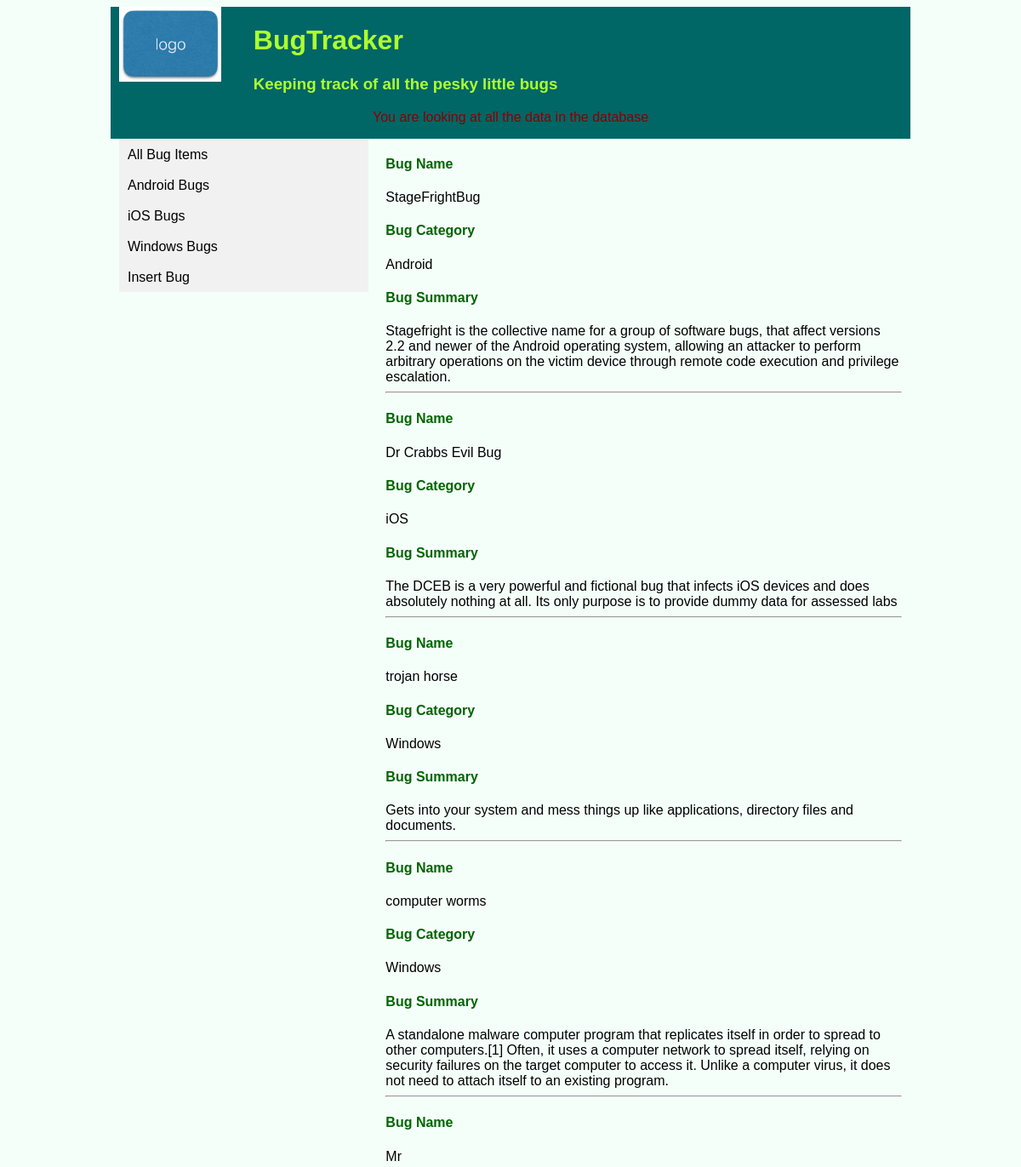
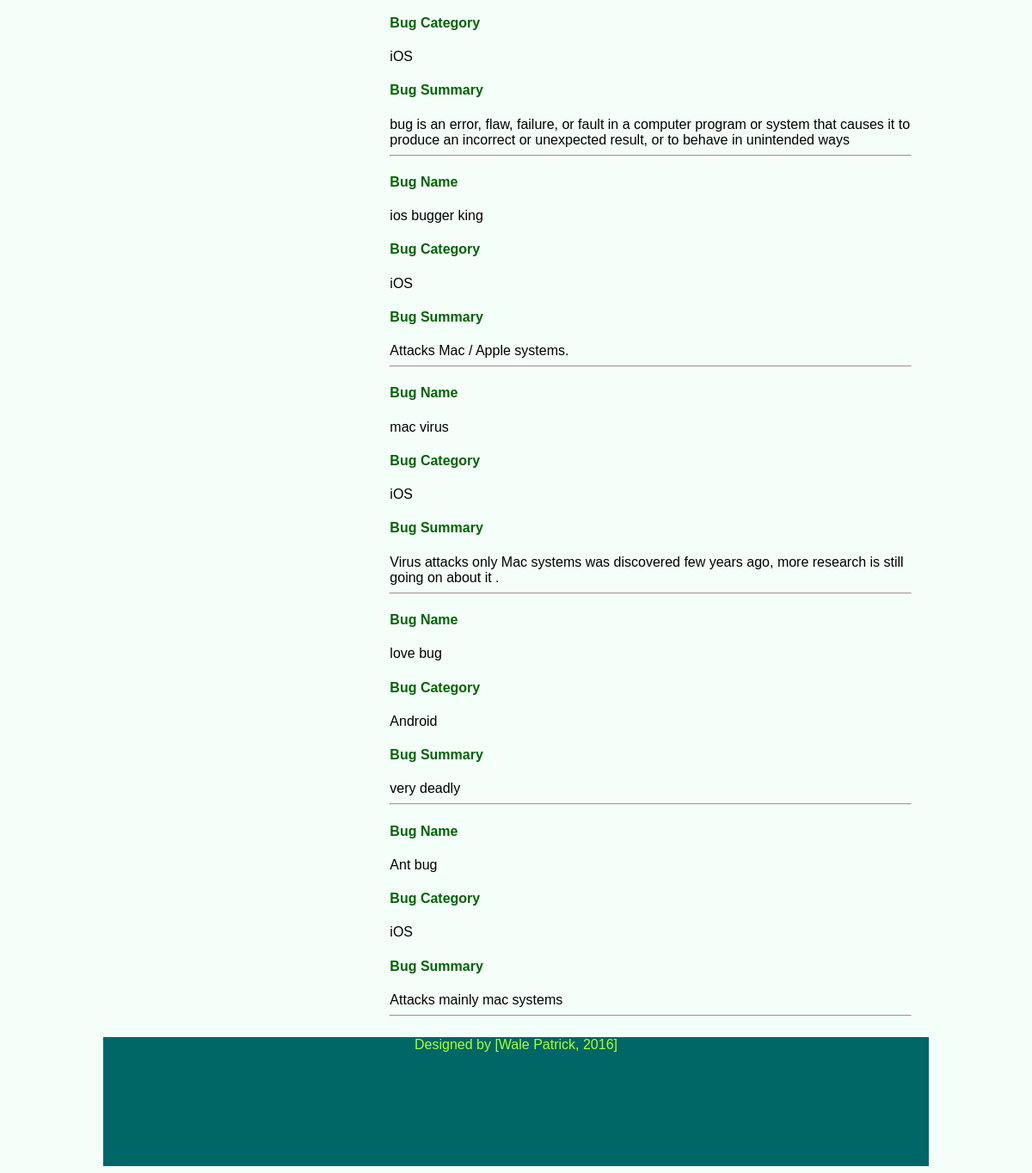
Screenshot of /Task3/showbugs.php with the database file from the repository (2 pictures, top to bottom).
### tables this page shows
CREATE TABLE `bugs` (
  `bugID` int(11) NOT NULL AUTO_INCREMENT,
  `bugName` varchar(50) NOT NULL,
  `BugCategory` varchar(500) NOT NULL,
  `BugSummary` varchar(500) NOT NULL,
  PRIMARY KEY (`bugID`)
);

### Task3/showbugs.php (the view, shortened to what this page needs)
<!DOCTYPE html>
<html lang="en">
<head>
    <link rel="stylesheet" type="text/css" href="../Task1/style.css">
    <link rel="stylesheet" href=../Task1/unsemantic-grid-responsive-tablet.css>
</head>
<body>
<main class="grid-container">
    <header class="grid-100">
    <a href="index.php"> <img src="../Task1/logo.png" id="logo"/> </a>
        <h1> <strong> BugTracker </strong></h1>
        <h3> Keeping track of all the pesky little bugs <br> </h3>
        <?
        if(isset($_GET['BugCategory'])){
            $BugCategory =$_GET['BugCategory'];
            $bugs_SQLselect = " SELECT * FROM bugs WHERE BugCategory = '$BugCategory' ";
            $bugs_SQLselect_Query = mysqli_query($db, $bugs_SQLselect);
           while($row = mysqli_fetch_array($bugs_SQLselect_Query, MYSQLI_ASSOC)) {
               $BugCategory = $row['BugCategory'];
               echo "<h4>  You are in the .$BugCategory. category  </h4>";
echo "arghh!!!!!!!!!!!!!!!!!!!!!!!!!!";
           }
        }else{
            echo '<p align="center" id="p"> You are looking at all the data in the database </p>';
        }
        ?>
    </header>
    <aside class="grid-33 mobile-grid-66">
        <nav>
            <ul>
                <li><a href="showbugs.php"> All Bug Items </a></li>
                <li><a href="showbugs.php?BugCategory=Android"> Android Bugs </a></li>
                <li><a href="showbugs.php?BugCategory=iOS"> iOS Bugs </a></li>
                <li><a href="showbugs.php?BugCategory=Windows"> Windows Bugs </a></li>
                <li><a href="addbugs.php"> Insert Bug </a></li>
            </ul>
        </nav>
    </aside>
    <?php
    include("dbConnect.php");
    ?>
    <section class="grid-66 mobile-grid-66">
        <?php
    $BugCategory = $_GET['BugCategory'];
  if(isset($_GET['BugCategory'])){
                $bugs_SQLselect = "    SELECT * FROM bugs WHERE BugCategory = '$BugCategory' ";
}else{
                $bugs_SQLselect = "    SELECT * FROM bugs ";
}
            $bugs_SQLselect_Query = mysqli_query($db, $bugs_SQLselect);
             while($row = mysqli_fetch_array($bugs_SQLselect_Query, MYSQLI_ASSOC)){
             $bugName = $row['bugName'];
             $BugCategory = $row['BugCategory'];
             $BugSummary =  $row['BugSummary'];
                  echo ' <h4><strong>Bug Name </strong> </h4>' .  $bugName. '<br>';
                  echo '<h4><strong> Bug Category </strong> </h4>' . $BugCategory.  '<br>';
                  echo '<h4><strong>Bug Summary </h4></strong>' .  $BugSummary. '<br>';
                  echo ' <hr>';
        }
        ?>
    </section>
</main>
<footer class="footer">
    <p> Designed by [Wale Patrick, 2016] </p>
</footer>
</body>
</html>

### Task1/style.css (style rules this page uses)
body { max-width: 960px; margin-left: auto; margin-right: auto; background-color: mintcream; }
html { font-family: "cursive", sans-serif; }
header { height: 50%; background-color: #066; padding-left: 5px; }
header h1 { padding-left: 5px; }
header img { width: 120px; float: left; margin-right: 1cm; }
ul { list-style-type: none; margin: 0; padding: 0; background-color: #f1f1f1; overflow: auto; }
li a { display: block; color: #000; padding: 10px 0 8px 10px; text-decoration: none; }
h1,h3 { color: greenyellow; }
#p { color: darkred; }
h4 { color: darkgreen; }
footer>p { text-align: center; color:greenyellow; }
.footer { background-color: #066; height: 150px; clear: both; }

### rows the page displays
bugs: bugName "StageFrightBug", BugCategory "Android", BugSummary "Stagefright is the collective name for a group of software bugs, that affect versions 2.2 and newer of the Android operating system, allowing an attacker to perform arbitrary operations on the victim device through remote code execution and privilege escalation."
bugs: bugName "Dr Crabbs Evil Bug", BugCategory "iOS", BugSummary "The DCEB is a very powerful and fictional bug that infects iOS devices and does absolutely nothing at all. Its only purpose is to provide dummy data for assessed labs"
bugs: bugName "trojan horse", BugCategory "Windows", BugSummary "Gets into your system and mess things up like applications, directory files and documents."
bugs: bugName "computer worms", BugCategory "Windows", BugSummary "A standalone malware computer program that replicates itself in order to spread to other computers.[1] Often, it uses a computer network to spread itself, relying on security failures on the target computer to access it. Unlike a computer virus, it does not need to attach itself to an existing program."
bugs: bugName "Mr", BugCategory "iOS", BugSummary "bug is an error, flaw, failure, or fault in a computer program or system that causes it to produce an incorrect or unexpected result, or to behave in unintended ways"
bugs: bugName "ios bugger king", BugCategory "iOS", BugSummary "Attacks Mac / Apple systems."
bugs: bugName "mac virus", BugCategory "iOS", BugSummary "Virus attacks only Mac systems was discovered few years ago, more research is still going on about it ."
bugs: bugName "love bug", BugCategory "Android", BugSummary "very deadly"
bugs: bugName "Ant bug", BugCategory "iOS", BugSummary "Attacks mainly mac systems"
